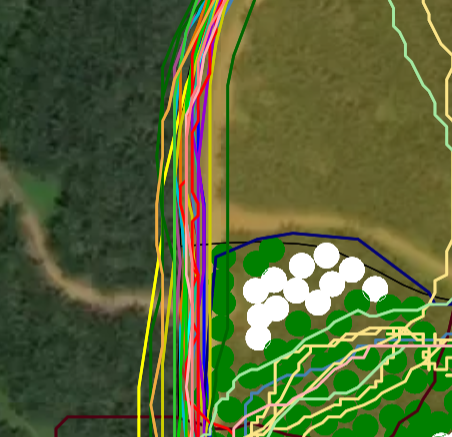
#> input picture Images/gambar8.png, 452 x 437 px, found by its file name
$ python unvisitedTreeV2.py
#> lines starting #> are read from the running program, lines starting #| are printed output that depends on the picture; after the words box and inside, x2 and y2 are one past the last pixel; in counts of white or black regions, pixels touching at a corner belong together
"""
Deteksi Titik Bulatan Putih pada Gambar
========================================
Menggunakan OpenCV: threshold warna putih + Hough Circle Transform

Cara pakai:
    pip install opencv-python numpy
    python deteksi_bulatan_putih.py

Atau dengan gambar custom:
    python deteksi_bulatan_putih.py --input gambar_saya.png --output hasil.png
"""

import cv2
import numpy as np
import argparse
import sys


def deteksi_bulatan_putih(
    path_input: str,
    path_output: str = "hasil_deteksi.png",
    min_radius: int = 10,
    max_radius: int = 28,
    min_dist: int = 18,
    brightness_threshold: int = 180,
    saturation_max: int = 60,
):
    """
    Mendeteksi lingkaran/bulatan putih dalam gambar.

    Parameters
    ----------
    path_input          : path gambar input
    path_output         : path gambar hasil anotasi
    min_radius          : radius minimum bulatan (pixel)
    max_radius          : radius maksimum bulatan (pixel)
    min_dist            : jarak minimum antar pusat bulatan (pixel)
    brightness_threshold: nilai minimum kecerahan (0-255) untuk dianggap putih
    saturation_max      : nilai maksimum saturasi (0-255) untuk dianggap putih

    Returns
    -------
    list of dict : setiap item berisi {'id', 'x', 'y', 'radius'}
    """
#> called with path_input = 'gambar8.png', path_output = 'hasil_deteksi.png', min_radius = 10, max_radius = 28, min_dist = 18, brightness_threshold = 180, saturation_max = 60

    # ------------------------------------------------------------------ #
    # 1. Baca gambar
    # ------------------------------------------------------------------ #
    img = cv2.imread(path_input)
#> img is the input picture: shape (437, 452, 3); mean B, G, R 55.1, 102.2, 88.2
    if img is None:
        print(f"[ERROR] Gambar tidak ditemukan: {path_input}")
        sys.exit(1)

    print(f"[INFO] Gambar dibaca: {path_input}  ukuran={img.shape[1]}x{img.shape[0]} px")
#| [INFO] Gambar dibaca: gambar8.png  ukuran=452x437 px

    # ------------------------------------------------------------------ #
    # 2. Buat mask warna putih menggunakan HSV
    #    Putih = saturasi rendah + value (kecerahan) tinggi
    # ------------------------------------------------------------------ #
    hsv = cv2.cvtColor(img, cv2.COLOR_BGR2HSV)
#> hsv: shape (437, 452, 3); mean H, S, V 43.2, 130.6, 112.1

    lower_white = np.array([0,   0,                  brightness_threshold])
    upper_white = np.array([180, saturation_max,     255])
    mask = cv2.inRange(hsv, lower_white, upper_white)
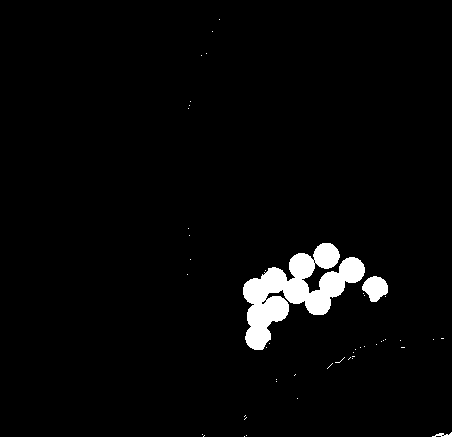
#> mask: shape (437, 452); 3.1% white; 47 white regions (44 under 20 px), largest, box (x1, y1, x2, y2) and area: (243, 243, 365, 350) 5544, (362, 276, 388, 302) 463, (432, 432, 452, 437) 51

    # ------------------------------------------------------------------ #
    # 3. Blur ringan agar HoughCircles lebih stabil
    # ------------------------------------------------------------------ #
    mask_blur = cv2.GaussianBlur(mask, (5, 5), 1)

    # ------------------------------------------------------------------ #
    # 4. Deteksi lingkaran dengan Hough Circle Transform
    #    param1 : sensitivitas edge detector Canny (lebih tinggi = lebih ketat)
    #    param2 : threshold akumulasi (lebih rendah = lebih banyak kandidat)
    # ------------------------------------------------------------------ #
    circles_raw = cv2.HoughCircles(
        mask_blur,
        cv2.HOUGH_GRADIENT,
        dp=1,
        minDist=min_dist,
        param1=50,
        param2=11,
        minRadius=min_radius,
        maxRadius=max_radius,
    )
#> circles_raw = [[325.5, 255.5, 12.7], [317.5, 302.5, 12.7], [350.5, 270.5, 13.8], [301.5, 266.5, 13.1], [256.5, 290.5, 14], [332.5, 283.5, 13.1], [276.5, 308.5, 12.7], [373.5, 287.5, 11.8], [296.5, 289.5, 13.8], [257.5, 336.5, 12.1], [274.5, 280.5, 12.2]]

    if circles_raw is None:
        print("[INFO] Tidak ada bulatan putih yang terdeteksi.")
        print("[TIPS] Coba turunkan nilai brightness_threshold atau naikkan saturation_max.")
        return []

    circles = np.round(circles_raw[0]).astype(int)
#> circles = [[326, 256, 13], [318, 302, 13], [350, 270, 14], [302, 266, 13], [256, 290, 14], [332, 284, 13], [276, 308, 13], [374, 288, 12], [296, 290, 14], [258, 336, 12], [274, 280, 12]]

    # ------------------------------------------------------------------ #
    # 5. Urutkan dari kiri-atas ke kanan-bawah (atas ke bawah, kiri ke kanan)
    # ------------------------------------------------------------------ #
    circles = sorted(circles, key=lambda c: (c[1] // 30, c[0]))  # grid ~30px
#> circles = [[302, 266, 13], [326, 256, 13], [256, 290, 14], [274, 280, 12], [296, 290, 14], [332, 284, 13], [350, 270, 14], [374, 288, 12], [276, 308, 13], [318, 302, 13], [258, 336, 12]]

    # ------------------------------------------------------------------ #
    # 6. Gambar anotasi pada salinan gambar asli
    # ------------------------------------------------------------------ #
    hasil = img.copy()

    hasil_list = []
    for i, (x, y, r) in enumerate(circles, start=1):
        # Lingkaran merah
        cv2.circle(hasil, (x, y), r + 5, (0, 0, 220), 2)
        # Titik pusat
        cv2.circle(hasil, (x, y), 2, (0, 0, 220), -1)
        # Nomor urut
        label = str(i)
        (tw, th), _ = cv2.getTextSize(label, cv2.FONT_HERSHEY_SIMPLEX, 0.45, 2)
        cv2.putText(
            hasil, label,
            (x - tw // 2, y + th // 2),
            cv2.FONT_HERSHEY_SIMPLEX, 0.45, (0, 0, 220), 2, cv2.LINE_AA
        )
        hasil_list.append({"id": i, "x": int(x), "y": int(y), "radius": int(r)})
#> this loop made 11 passes
#> (x, y, r, label, tw) on passes 1 to 11: (302, 266, 13, '1', 11), (326, 256, 13, '2', 11), (256, 290, 14, '3', 11), (274, 280, 12, '4', 11), (296, 290, 14, '5', 11), (332, 284, 13, '6', 11), (350, 270, 14, '7', 11), (374, 288, 12, '8', 11), (276, 308, 13, '9', 11), (318, 302, 13, '10', 20), (258, 336, 12, '11', 20)
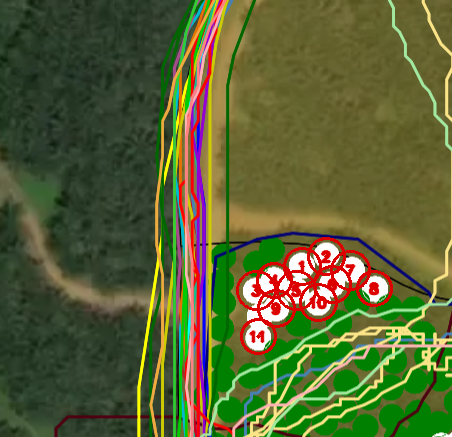
#> hasil: shape (437, 452, 3); 2.36% of pixels changed, all inside (x1, y1, x2, y2) = (236, 237, 393, 355)
#> after the loop, hasil_list = 11 items

    # ------------------------------------------------------------------ #
    # 7. Teks ringkasan di pojok kiri atas
    # ------------------------------------------------------------------ #
    label_total = f"Total terdeteksi: {len(hasil_list)} bulatan"
#> label_total = 'Total terdeteksi: 11 bulatan'
    cv2.rectangle(hasil, (5, 5), (len(label_total) * 9 + 10, 28), (0, 0, 0), -1)
    cv2.putText(
        hasil, label_total,
        (10, 22),
        cv2.FONT_HERSHEY_SIMPLEX, 0.55, (255, 255, 255), 1, cv2.LINE_AA
    )
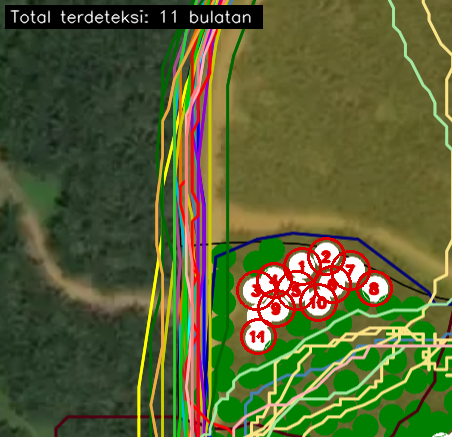
#> hasil: shape (437, 452, 3); mean B, G, R 51.1, 96.5, 88

    # ------------------------------------------------------------------ #
    # 8. Simpan gambar hasil
    # ------------------------------------------------------------------ #
    cv2.imwrite(path_output, hasil)
    print(f"[INFO] Gambar hasil disimpan ke: {path_output}")

    # ------------------------------------------------------------------ #
    # 9. Cetak ringkasan ke terminal
    # ------------------------------------------------------------------ #
    print(f"\n{'='*45}")
    print(f"  Jumlah bulatan putih terdeteksi: {len(hasil_list)}")
#|   Jumlah bulatan putih terdeteksi: 11
    print(f"{'='*45}")
    print(f"  {'No':>3}  {'X':>5}  {'Y':>5}  {'Radius':>7}")
    print(f"  {'-'*30}")
    for item in hasil_list:
        print(f"  {item['id']:>3}  {item['x']:>5}  {item['y']:>5}  {item['radius']:>7} px")
#> this loop made 11 passes
#> item on passes 1 to 11: {'id': 1, 'x': 302, 'y': 266, 'radius': 13}, {'id': 2, 'x': 326, 'y': 256, 'radius': 13}, {'id': 3, 'x': 256, 'y': 290, 'radius': 14}, {'id': 4, 'x': 274, 'y': 280, 'radius': 12}, {'id': 5, 'x': 296, 'y': 290, 'radius': 14}, {'id': 6, 'x': 332, 'y': 284, 'radius': 13}, {'id': 7, 'x': 350, 'y': 270, 'radius': 14}, {'id': 8, 'x': 374, 'y': 288, 'radius': 12}, {'id': 9, 'x': 276, 'y': 308, 'radius': 13}, {'id': 10, 'x': 318, 'y': 302, 'radius': 13}, {'id': 11, 'x': 258, 'y': 336, 'radius': 12}
#|     1    302    266       13 px
#|     2    326    256       13 px
#|     3    256    290       14 px
#|     4    274    280       12 px
#|     5    296    290       14 px
#|     6    332    284       13 px
#|     7    350    270       14 px
#|     8    374    288       12 px
#> (further printed lines are left out)
    print(f"{'='*45}\n")

    return hasil_list


# ====================================================================== #
#  Main
# ====================================================================== #
if __name__ == "__main__":
    parser = argparse.ArgumentParser(description="Deteksi bulatan putih pada gambar")
    parser.add_argument("--input",  default="gambar8.png",        help="Path gambar input")
    parser.add_argument("--output", default="hasil_deteksi.png",  help="Path gambar output")
    parser.add_argument("--min_radius",   type=int, default=10,   help="Radius minimum (default: 10)")
    parser.add_argument("--max_radius",   type=int, default=28,   help="Radius maksimum (default: 28)")
    parser.add_argument("--min_dist",     type=int, default=18,   help="Jarak min antar pusat (default: 18)")
    parser.add_argument("--brightness",   type=int, default=180,  help="Threshold kecerahan putih (default: 180)")
    parser.add_argument("--saturation",   type=int, default=60,   help="Max saturasi warna putih (default: 60)")
    args = parser.parse_args()

    deteksi_bulatan_putih(
        path_input=args.input,
        path_output=args.output,
        min_radius=args.min_radius,
        max_radius=args.max_radius,
        min_dist=args.min_dist,
        brightness_threshold=args.brightness,
        saturation_max=args.saturation,
    )

$ run again, with hasil.png copied over Images/gambar8.png
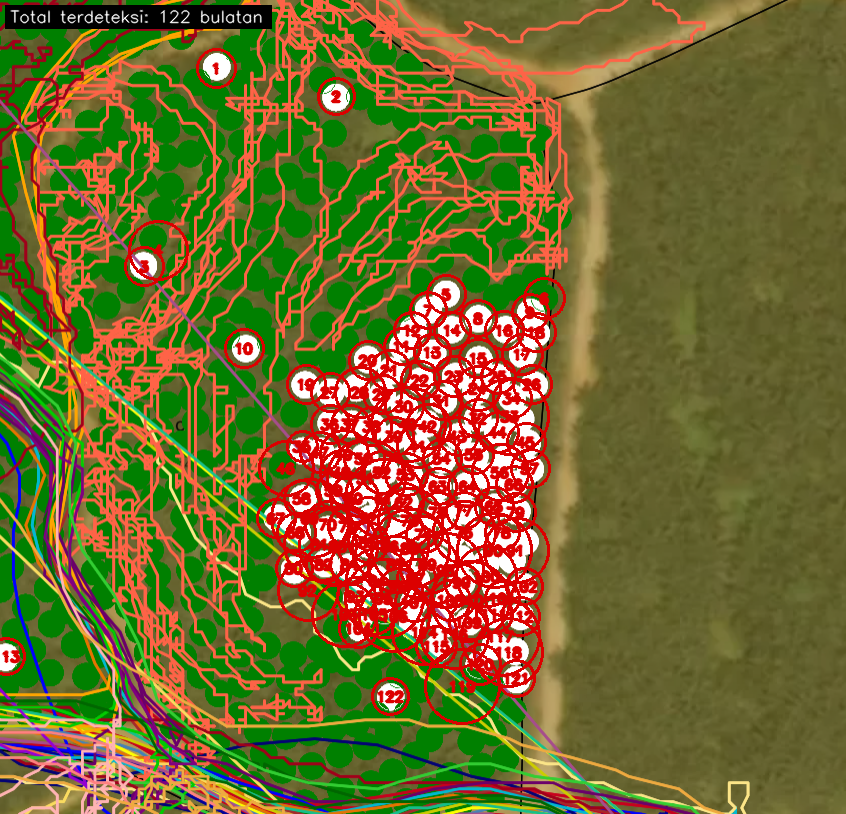
#> input picture hasil.png, 846 x 814 px, found by its file name
#> in deteksi_bulatan_putih, img is the input picture: shape (814, 846, 3); mean B, G, R 46.3, 104.9, 114.6
#| [INFO] Gambar dibaca: gambar8.png  ukuran=846x814 px
#> hsv: shape (814, 846, 3); mean H, S, V 33.5, 175.6, 143.8
#> in deteksi_bulatan_putih, `mask = cv2.inRange(hsv, lower_white, upper_white)`:
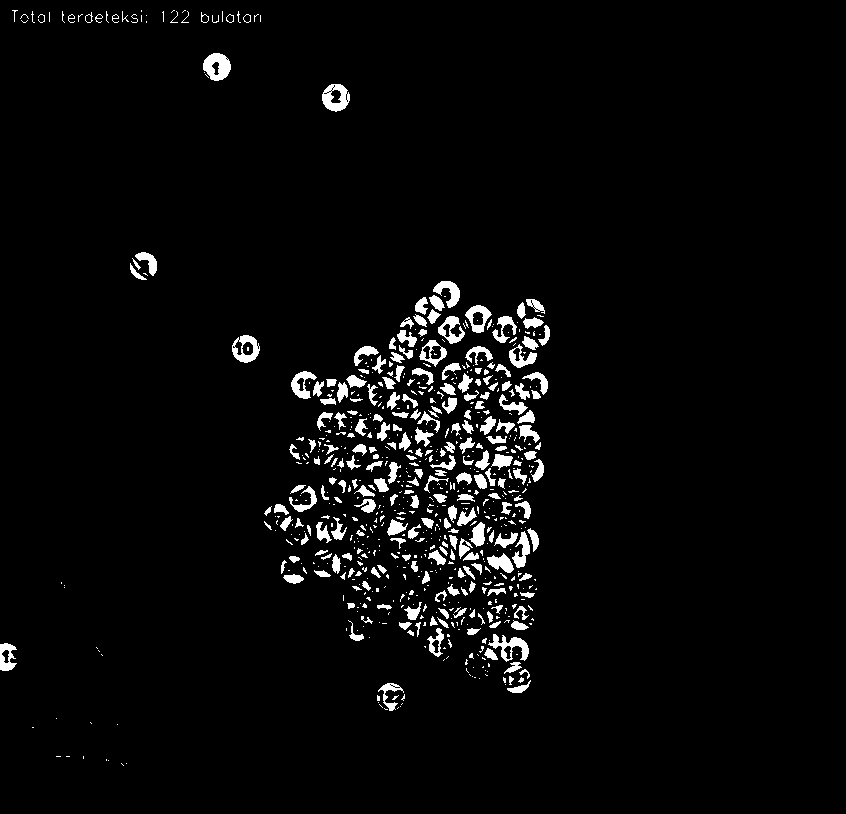
#> mask: shape (814, 846); 3.7% white; 730 white regions (481 under 20 px), largest, box (x1, y1, x2, y2) and area: (203, 53, 231, 81) 529, (322, 84, 350, 112) 480, (488, 634, 529, 662) 465
#> circles_raw = 157 rows, first 8: [444.5, 533.5, 27.4], [494.5, 596.5, 27.4], [499.5, 559.5, 25.2], [491.5, 419.5, 27.4], [461.5, 487.5, 27.4], [386.5, 507.5, 27.4], [420.5, 506.5, 27.4], [471.5, 547.5, 25.2]
#> in deteksi_bulatan_putih, `circles = np.round(circles_raw[0]).astype(int)`: circles = 157 rows, first 8: [444, 534, 27], [494, 596, 27], [500, 560, 25], [492, 420, 27], [462, 488, 27], [386, 508, 27], [420, 506, 27], [472, 548, 25]
#> in deteksi_bulatan_putih, `circles = sorted(circles, key=lambda c: (c[1] // 30, c[0]))`: circles = 157 items, first 6: [26, 18, 14], [50, 18, 13], [74, 18, 11], [132, 2, 16], [190, 18, 14], [230, 18, 11]
#> the loop in deteksi_bulatan_putih, `for i, (x, y, r) in enumerate(circles, start=1):` made 157 passes
#> (x, y, r, label, tw) on passes 1 to 3: (26, 18, 14, '1', 11), (50, 18, 13, '2', 11), (74, 18, 11, '3', 11)
#> after the loop in deteksi_bulatan_putih, `for i, (x, y, r) in enumerate(circles, start=1):`: hasil_list = 157 items
#> label_total = 'Total terdeteksi: 157 bulatan'
#> in deteksi_bulatan_putih, `cv2.putText( hasil, label_total, (10, 22), cv2.FONT_HERSHEY_SIMPLEX, 0..`:
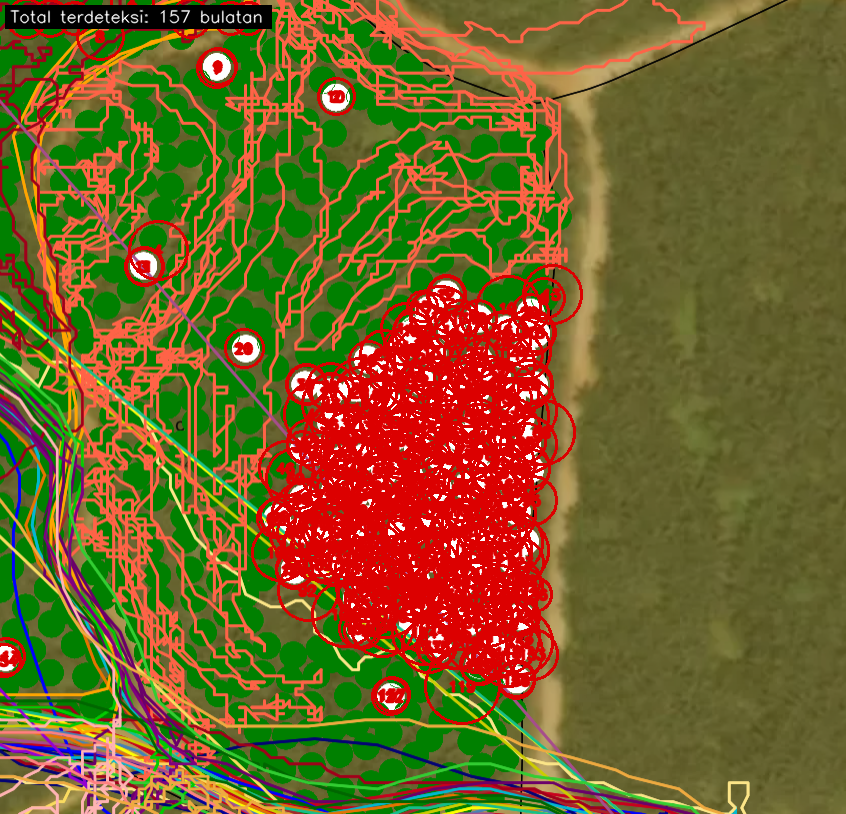
#> hasil: shape (814, 846, 3); mean B, G, R 39.3, 96.6, 116.3
#|   Jumlah bulatan putih terdeteksi: 157
#> the loop in deteksi_bulatan_putih, `for item in hasil_list:` made 157 passes
#> item on passes 1 to 3: {'id': 1, 'x': 26, 'y': 18, 'radius': 14}, {'id': 2, 'x': 50, 'y': 18, 'radius': 13}, {'id': 3, 'x': 74, 'y': 18, 'radius': 11}
#> (printed output is left out)
